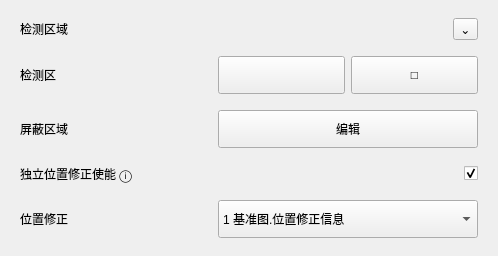
                  <widget class="QFrame" name="allDetectionAreaCard">
                   <property name="frameShape">
                    <enum>QFrame::NoFrame</enum>
                   </property>
                   <property name="panelRole" stdset="0">
                    <string>configCard</string>
                   </property>
                   <layout class="QVBoxLayout" name="verticalLayout_allDetectionArea">
                    <property name="spacing">
                     <number>16</number>
                    </property>
                    <property name="leftMargin">
                     <number>20</number>
                    </property>
                    <property name="topMargin">
                     <number>18</number>
                    </property>
                    <property name="rightMargin">
                     <number>20</number>
                    </property>
                    <property name="bottomMargin">
                     <number>18</number>
                    </property>
                    <item>
                     <layout class="QHBoxLayout" name="horizontalLayout_allDetectionAreaTitleLabel_header">
                      <item>
                       <widget class="QLabel" name="allDetectionAreaTitleLabel">
                        <property name="text">
                         <string>检测区域</string>
                        </property>
                        <property name="role" stdset="0">
                         <string>cardTitle</string>
                        </property>
                       </widget>
                      </item>
                      <item>
                       <spacer name="horizontalSpacer_allDetectionAreaTitleLabel_header">
                        <property name="orientation">
                         <enum>Qt::Horizontal</enum>
                        </property>
                        <property name="sizeHint" stdset="0">
                         <size>
                          <width>40</width>
                          <height>20</height>
                         </size>
                        </property>
                       </spacer>
                      </item>
                      <item>
                       <widget class="QToolButton" name="allDetectionCollapseButton">
                        <property name="text">
                         <string>⌄</string>
                        </property>
                        <property name="role" stdset="0">
                         <string>collapseCard</string>
                        </property>
                       </widget>
                      </item>
                     </layout>
                    </item>
                    <item>
                     <layout class="QHBoxLayout" name="horizontalLayout_allRegion">
                      <property name="spacing">
                       <number>8</number>
                      </property>
                      <property name="leftMargin">
                       <number>0</number>
                      </property>
                      <property name="topMargin">
                       <number>0</number>
                      </property>
                      <property name="rightMargin">
                       <number>0</number>
                      </property>
                      <property name="bottomMargin">
                       <number>0</number>
                      </property>
                      <item>
                       <widget class="QLabel" name="allRegionLabel">
                        <property name="minimumSize">
                         <size>
                          <width>150</width>
                          <height>0</height>
                         </size>
                        </property>
                        <property name="text">
                         <string>检测区</string>
                        </property>
                        <property name="role" stdset="0">
                         <string>rowField</string>
                        </property>
                       </widget>
                      </item>
                      <item>
                       <widget class="QFrame" name="allRegionButtonsFrame">
                        <property name="minimumSize">
                         <size>
                          <width>260</width>
                          <height>38</height>
                         </size>
                        </property>
                        <property name="maximumSize">
                         <size>
                          <width>260</width>
                          <height>38</height>
                         </size>
                        </property>
                        <property name="panelRole" stdset="0">
                         <string>optionGroup</string>
                        </property>
                        <layout class="QHBoxLayout" name="horizontalLayout_allRegionButtons">
                         <property name="spacing">
                          <number>6</number>
                         </property>
                         <property name="leftMargin">
                          <number>0</number>
                         </property>
                         <property name="topMargin">
                          <number>0</number>
                         </property>
                         <property name="rightMargin">
                          <number>0</number>
                         </property>
                         <property name="bottomMargin">
                          <number>0</number>
                         </property>
                         <item>
                          <widget class="QToolButton" name="allRegionDrawButton">
                           <property name="sizePolicy">
                            <sizepolicy hsizetype="Preferred" vsizetype="Fixed">
                             <horstretch>0</horstretch>
                             <verstretch>0</verstretch>
                            </sizepolicy>
                           </property>
                           <property name="minimumSize">
                            <size>
                             <width>0</width>
                             <height>38</height>
                            </size>
                           </property>
                           <property name="icon">
                            <iconset resource="../resources/resources.qrc">
                             <normaloff>:/icons/fit.svg</normaloff>:/icons/fit.svg</iconset>
                           </property>
                           <property name="iconSize">
                            <size>
                             <width>22</width>
                             <height>22</height>
                            </size>
                           </property>
                           <property name="checkable">
                            <bool>true</bool>
                           </property>
                           <property name="actionRole" stdset="0">
                            <string>toolbarIcon</string>
                           </property>
                          </widget>
                         </item>
                         <item>
                          <widget class="QToolButton" name="allRegionRectButton">
                           <property name="sizePolicy">
                            <sizepolicy hsizetype="Preferred" vsizetype="Fixed">
                             <horstretch>0</horstretch>
                             <verstretch>0</verstretch>
                            </sizepolicy>
                           </property>
                           <property name="minimumSize">
                            <size>
                             <width>0</width>
                             <height>38</height>
                            </size>
                           </property>
                           <property name="text">
                            <string>□</string>
                           </property>
                           <property name="checkable">
                            <bool>true</bool>
                           </property>
                           <property name="actionRole" stdset="0">
                            <string>toolbarIcon</string>
                           </property>
                          </widget>
                         </item>
                        </layout>
                       </widget>
                      </item>
                     </layout>
                    </item>
                    <item>
                     <layout class="QHBoxLayout" name="horizontalLayout_screenRegion">
                      <property name="spacing">
                       <number>8</number>
                      </property>
                      <property name="leftMargin">
                       <number>0</number>
                      </property>
                      <property name="topMargin">
                       <number>0</number>
                      </property>
                      <property name="rightMargin">
                       <number>0</number>
                      </property>
                      <property name="bottomMargin">
                       <number>0</number>
                      </property>
                      <item>
                       <widget class="QLabel" name="screenRegionLabel">
                        <property name="minimumSize">
                         <size>
                          <width>150</width>
                          <height>0</height>
                         </size>
                        </property>
                        <property name="text">
                         <string>屏蔽区域</string>
                        </property>
                        <property name="role" stdset="0">
                         <string>rowField</string>
                        </property>
                       </widget>
                      </item>
                      <item>
                       <spacer name="horizontalSpacer_horizontalLayout_screenRegion">
                        <property name="orientation">
                         <enum>Qt::Horizontal</enum>
                        </property>
                        <property name="sizeHint" stdset="0">
                         <size>
                          <width>40</width>
                          <height>20</height>
                         </size>
                        </property>
                       </spacer>
                      </item>
                      <item>
                       <widget class="QPushButton" name="screenRegionEditButton">
                        <property name="minimumSize">
                         <size>
                          <width>260</width>
                          <height>38</height>
                         </size>
                        </property>
                        <property name="text">
                         <string>编辑</string>
                        </property>
                        <property name="actionRole" stdset="0">
                         <string>gray</string>
                        </property>
                       </widget>
                      </item>
                     </layout>
                    </item>
                    <item>
                     <layout class="QHBoxLayout" name="horizontalLayout_allPositionEnable">
                      <property name="spacing">
                       <number>8</number>
                      </property>
                      <property name="leftMargin">
                       <number>0</number>
                      </property>
                      <property name="topMargin">
                       <number>0</number>
                      </property>
                      <property name="rightMargin">
                       <number>0</number>
                      </property>
                      <property name="bottomMargin">
                       <number>0</number>
                      </property>
                      <item>
                       <widget class="QLabel" name="allPositionEnableLabel">
                        <property name="minimumSize">
                         <size>
                          <width>260</width>
                          <height>0</height>
                         </size>
                        </property>
                        <property name="text">
                         <string>独立位置修正使能 ⓘ</string>
                        </property>
                        <property name="role" stdset="0">
                         <string>rowField</string>
                        </property>
                       </widget>
                      </item>
                      <item>
                       <spacer name="horizontalSpacer_horizontalLayout_allPositionEnable">
                        <property name="orientation">
                         <enum>Qt::Horizontal</enum>
                        </property>
                        <property name="sizeHint" stdset="0">
                         <size>
                          <width>40</width>
                          <height>20</height>
                         </size>
                        </property>
                       </spacer>
                      </item>
                      <item>
                       <widget class="QCheckBox" name="allPositionCorrectionSwitch">
                        <property name="text">
                         <string />
                        </property>
                        <property name="checked">
                         <bool>true</bool>
                        </property>
                       </widget>
                      </item>
                     </layout>
                    </item>
                    <item>
                     <layout class="QHBoxLayout" name="horizontalLayout_allPositionSource">
                      <property name="spacing">
                       <number>8</number>
                      </property>
                      <property name="leftMargin">
                       <number>0</number>
                      </property>
                      <property name="topMargin">
                       <number>0</number>
                      </property>
                      <property name="rightMargin">
                       <number>0</number>
                      </property>
                      <property name="bottomMargin">
                       <number>0</number>
                      </property>
                      <item>
                       <widget class="QLabel" name="allPositionSourceLabel">
                        <property name="minimumSize">
                         <size>
                          <width>150</width>
                          <height>0</height>
                         </size>
                        </property>
                        <property name="text">
                         <string>位置修正</string>
                        </property>
                        <property name="role" stdset="0">
                         <string>rowField</string>
                        </property>
                       </widget>
                      </item>
                      <item>
                       <spacer name="horizontalSpacer_horizontalLayout_allPositionSource">
                        <property name="orientation">
                         <enum>Qt::Horizontal</enum>
                        </property>
                        <property name="sizeHint" stdset="0">
                         <size>
                          <width>40</width>
                          <height>20</height>
                         </size>
                        </property>
                       </spacer>
                      </item>
                      <item>
                       <widget class="QComboBox" name="allPositionCorrectionComboBox">
                        <property name="minimumSize">
                         <size>
                          <width>260</width>
                          <height>38</height>
                         </size>
                        </property>
                        <item>
                         <property name="text">
                          <string>1 基准图.位置修正信息</string>
                         </property>
                        </item>
                       </widget>
                      </item>
                     </layout>
                    </item>
                   </layout>
                  </widget>
